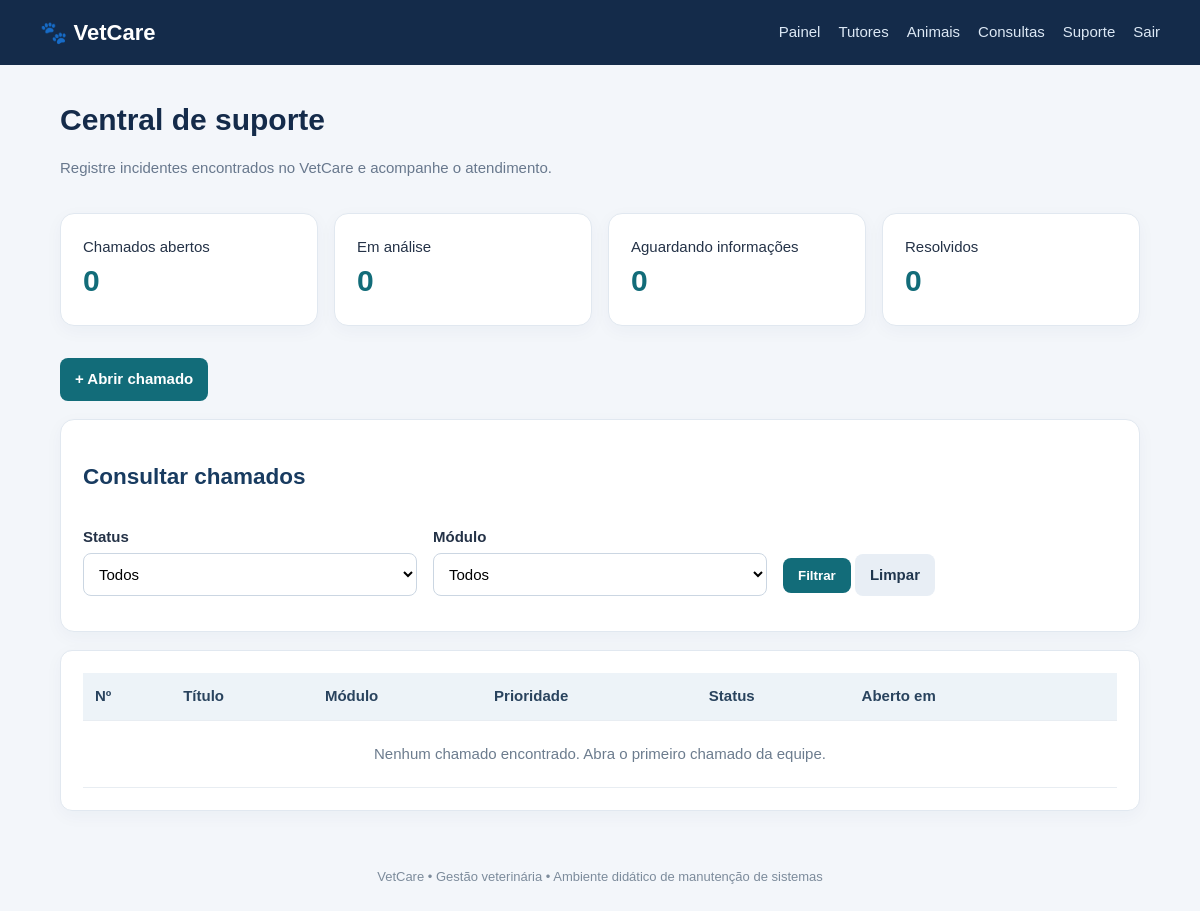
Page /chamados/index.php (signed in) on the earlier database version.
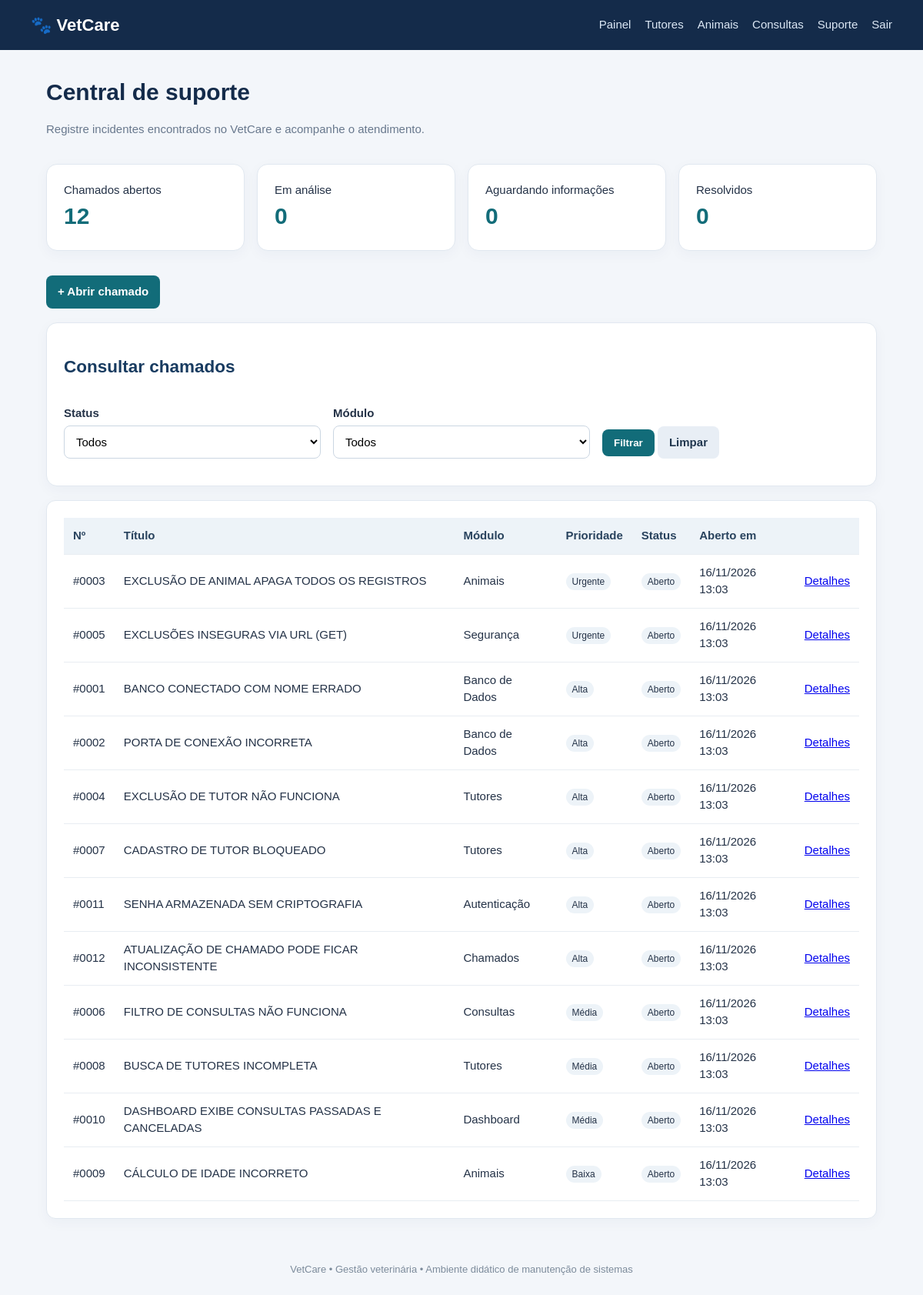
Same page on the later database version.
### tables this page shows
CREATE TABLE chamados (
  id INT AUTO_INCREMENT PRIMARY KEY,
  titulo VARCHAR(160) NOT NULL,
  modulo VARCHAR(60) NOT NULL,
  solicitante VARCHAR(120) NOT NULL,
  equipe VARCHAR(100),
  descricao TEXT NOT NULL,
  passos TEXT NOT NULL,
  resultado_esperado TEXT NOT NULL,
  resultado_obtido TEXT NOT NULL,
  severidade ENUM('Baixa','Média','Alta','Crítica') NOT NULL DEFAULT 'Média',
  prioridade ENUM('Baixa','Média','Alta','Urgente') NOT NULL DEFAULT 'Média',
  status ENUM('Aberto','Em análise','Aguardando informações','Resolvido','Fechado') NOT NULL DEFAULT 'Aberto',
  responsavel VARCHAR(120),
  criado_em TIMESTAMP DEFAULT CURRENT_TIMESTAMP,
  atualizado_em TIMESTAMP DEFAULT CURRENT_TIMESTAMP ON UPDATE CURRENT_TIMESTAMP
);

### chamados/index.php (the view, shortened to what this page needs)
<?php
require_once __DIR__.'/../config/database.php';require_once __DIR__.'/../config/auth.php';exigirLogin();
$sql="SELECT * FROM chamados WHERE 1=1";$params=[];
$sql.=" ORDER BY FIELD(prioridade,'Urgente','Alta','Média','Baixa'), criado_em DESC";
$stmt=$pdo->prepare($sql);$stmt->execute($params);$rows=$stmt->fetchAll();
$counts=$pdo->query("SELECT status,COUNT(*) total FROM chamados GROUP BY status")->fetchAll(PDO::FETCH_KEY_PAIR);
include __DIR__.'/../includes/header.php';
?>
<h1>Central de suporte</h1>
<p class="muted">Registre incidentes encontrados no VetCare e acompanhe o atendimento.</p>
<div class="grid">
 <div class="stat"><span>Chamados abertos</span><strong><?= (int)($counts['Aberto']??0) ?></strong></div>
 <div class="stat"><span>Em análise</span><strong><?= (int)($counts['Em análise']??0) ?></strong></div>
 <div class="stat"><span>Aguardando informações</span><strong><?= (int)($counts['Aguardando informações']??0) ?></strong></div>
 <div class="stat"><span>Resolvidos</span><strong><?= (int)($counts['Resolvido']??0) ?></strong></div>
</div>
<div class="actions"><a class="btn" href="novo.php">+ Abrir chamado</a></div>
<section class="panel">
<h2>Consultar chamados</h2>
<form method="get" class="grid">
 <div class="field"><label>Status</label><select name="status"><option value="">Todos</option></select></div>
 <div class="field"><label>Módulo</label><select name="modulo"><option value="">Todos</option></select></div>
 <div class="field" style="align-self:end"><button>Filtrar</button> <a class="btn secondary" href="index.php">Limpar</a></div>
</form></section>
<section class="panel table-wrap"><table>
<tr><th>Nº</th><th>Título</th><th>Módulo</th><th>Prioridade</th><th>Status</th><th>Aberto em</th><th></th></tr>
<?php if(!$rows):?><tr><td colspan="7" class="empty">Nenhum chamado encontrado. Abra o primeiro chamado da equipe.</td></tr><?php endif;?>
<?php foreach($rows as $r):?><tr>
<td>#<?=str_pad($r['id'],4,'0',STR_PAD_LEFT)?></td><td><?=htmlspecialchars($r['titulo'])?></td><td><?=htmlspecialchars($r['modulo'])?></td><td><span class="tag"><?=htmlspecialchars($r['prioridade'])?></span></td><td><span class="tag"><?=htmlspecialchars($r['status'])?></span></td><td><?=date('d/m/Y H:i',strtotime($r['criado_em']))?></td><td><a href="ver.php?id=<?=$r['id']?>">Detalhes</a></td>
</tr><?php endforeach;?>
</table></section>
<?php include __DIR__.'/../includes/footer.php';?>

Differences in the rows shown:
added chamados: id "0003", titulo "EXCLUSÃO DE ANIMAL APAGA TODOS OS REGISTROS", modulo "Animais", prioridade "Urgente", status "Aberto", criado_em "16/11/2026 13:03"
added chamados: id "0005", titulo "EXCLUSÕES INSEGURAS VIA URL (GET)", modulo "Segurança", prioridade "Urgente", status "Aberto", criado_em "16/11/2026 13:03"
added chamados: id "0001", titulo "BANCO CONECTADO COM NOME ERRADO", modulo "Banco de Dados", prioridade "Alta", status "Aberto", criado_em "16/11/2026 13:03"
added chamados: id "0002", titulo "PORTA DE CONEXÃO INCORRETA", modulo "Banco de Dados", prioridade "Alta", status "Aberto", criado_em "16/11/2026 13:03"
added chamados: id "0004", titulo "EXCLUSÃO DE TUTOR NÃO FUNCIONA", modulo "Tutores", prioridade "Alta", status "Aberto", criado_em "16/11/2026 13:03"
added chamados: id "0007", titulo "CADASTRO DE TUTOR BLOQUEADO", modulo "Tutores", prioridade "Alta", status "Aberto", criado_em "16/11/2026 13:03"
added chamados: id "0011", titulo "SENHA ARMAZENADA SEM CRIPTOGRAFIA", modulo "Autenticação", prioridade "Alta", status "Aberto", criado_em "16/11/2026 13:03"
added chamados: id "0012", titulo "ATUALIZAÇÃO DE CHAMADO PODE FICAR INCONSISTENTE", modulo "Chamados", prioridade "Alta", status "Aberto", criado_em "16/11/2026 13:03"
added chamados: id "0006", titulo "FILTRO DE CONSULTAS NÃO FUNCIONA", modulo "Consultas", prioridade "Média", status "Aberto", criado_em "16/11/2026 13:03"
added chamados: id "0008", titulo "BUSCA DE TUTORES INCOMPLETA", modulo "Tutores", prioridade "Média", status "Aberto", criado_em "16/11/2026 13:03"
added chamados: id "0010", titulo "DASHBOARD EXIBE CONSULTAS PASSADAS E CANCELADAS", modulo "Dashboard", prioridade "Média", status "Aberto", criado_em "16/11/2026 13:03"
added chamados: id "0009", titulo "CÁLCULO DE IDADE INCORRETO", modulo "Animais", prioridade "Baixa", status "Aberto", criado_em "16/11/2026 13:03"
Other differences:
$counts['Aberto']: "0" → "12"
text no longer shown: "Nenhum chamado encontrado. Abra o primeiro chamado da equipe."
